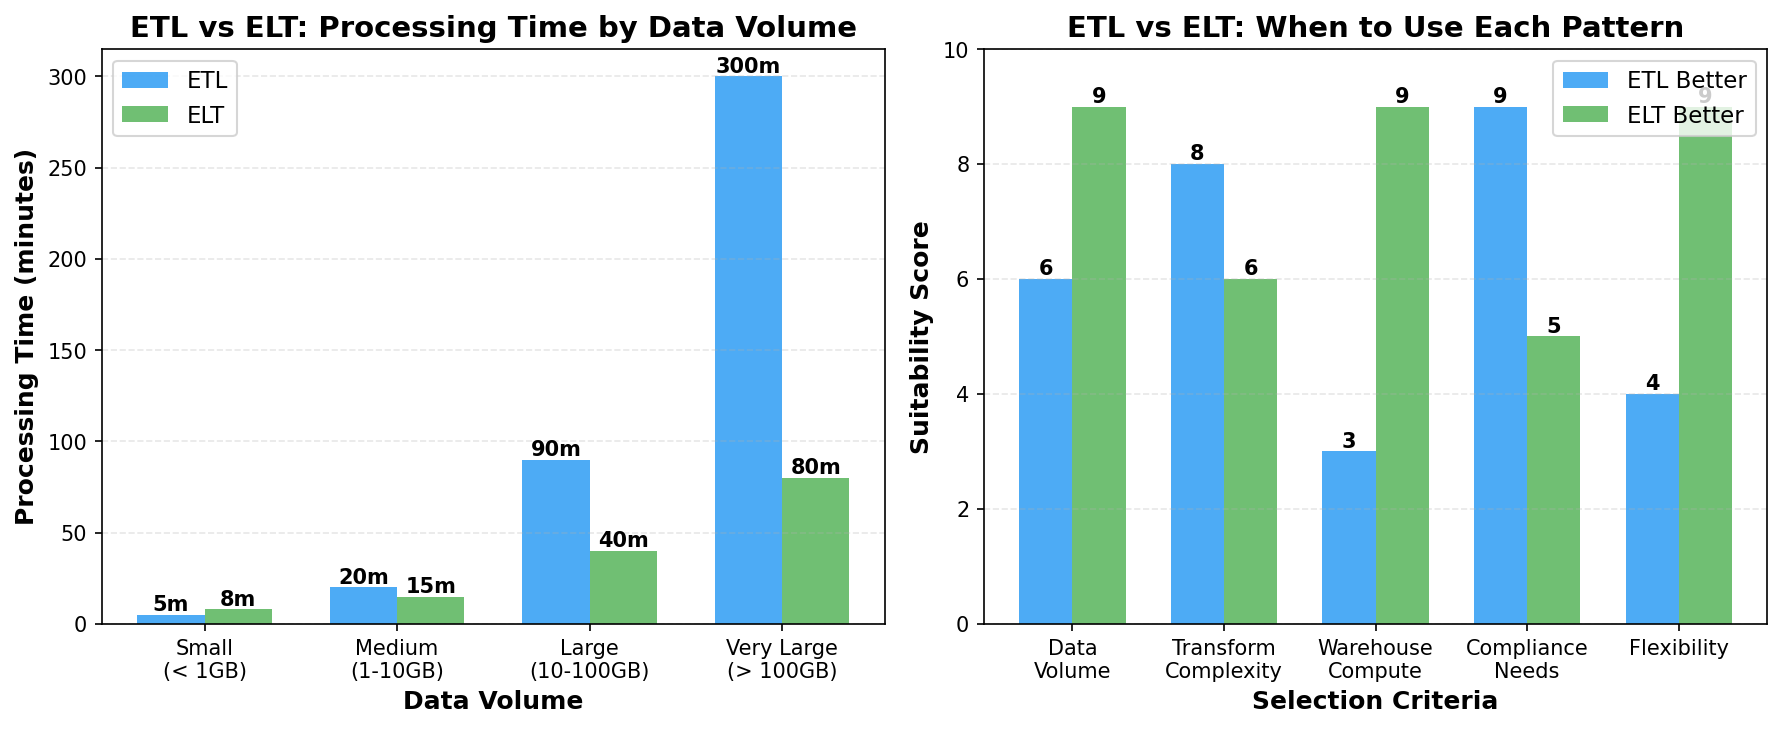

Generate this figure with Python:
"""
ETL vs ELT Performance Comparison
Shows when each pattern is more efficient based on data volume and transformation complexity
"""
import matplotlib.pyplot as plt
import numpy as np

# Create figure
fig, (ax1, ax2) = plt.subplots(1, 2, figsize=(12, 5))

# Color palette
blue = '#2196F3'
green = '#4CAF50'
orange = '#FF9800'
red = '#F44336'
gray = '#607D8B'

# Chart 1: Processing time comparison
data_sizes = ['Small\n(< 1GB)', 'Medium\n(1-10GB)', 'Large\n(10-100GB)', 'Very Large\n(> 100GB)']
etl_times = [5, 20, 90, 300]  # minutes
elt_times = [8, 15, 40, 80]   # minutes

x = np.arange(len(data_sizes))
width = 0.35

bars1 = ax1.bar(x - width/2, etl_times, width, label='ETL', color=blue, alpha=0.8)
bars2 = ax1.bar(x + width/2, elt_times, width, label='ELT', color=green, alpha=0.8)

ax1.set_xlabel('Data Volume', fontsize=12, fontweight='bold')
ax1.set_ylabel('Processing Time (minutes)', fontsize=12, fontweight='bold')
ax1.set_title('ETL vs ELT: Processing Time by Data Volume', fontsize=14, fontweight='bold')
ax1.set_xticks(x)
ax1.set_xticklabels(data_sizes)
ax1.legend(fontsize=11)
ax1.grid(axis='y', alpha=0.3, linestyle='--')

# Add value labels on bars
for bars in [bars1, bars2]:
    for bar in bars:
        height = bar.get_height()
        ax1.text(bar.get_x() + bar.get_width()/2., height,
                f'{int(height)}m',
                ha='center', va='bottom', fontsize=10, fontweight='bold')

# Chart 2: Use case recommendations
categories = ['Data\nVolume', 'Transform\nComplexity', 'Warehouse\nCompute', 'Compliance\nNeeds', 'Flexibility']
etl_scores = [6, 8, 3, 9, 4]
elt_scores = [9, 6, 9, 5, 9]

x2 = np.arange(len(categories))
bars3 = ax2.bar(x2 - width/2, etl_scores, width, label='ETL Better', color=blue, alpha=0.8)
bars4 = ax2.bar(x2 + width/2, elt_scores, width, label='ELT Better', color=green, alpha=0.8)

ax2.set_xlabel('Selection Criteria', fontsize=12, fontweight='bold')
ax2.set_ylabel('Suitability Score', fontsize=12, fontweight='bold')
ax2.set_title('ETL vs ELT: When to Use Each Pattern', fontsize=14, fontweight='bold')
ax2.set_xticks(x2)
ax2.set_xticklabels(categories, fontsize=10)
ax2.set_ylim(0, 10)
ax2.legend(fontsize=11)
ax2.grid(axis='y', alpha=0.3, linestyle='--')

# Add score labels
for bars in [bars3, bars4]:
    for bar in bars:
        height = bar.get_height()
        ax2.text(bar.get_x() + bar.get_width()/2., height,
                f'{int(height)}',
                ha='center', va='bottom', fontsize=10, fontweight='bold')

plt.tight_layout()
plt.savefig('/home/chirag/ds-book/book/course-08-big-data/ch32-data-pipelines/diagrams/etl_vs_elt_performance.png',
            dpi=150, bbox_inches='tight', facecolor='white')
print("Generated: etl_vs_elt_performance.png")
